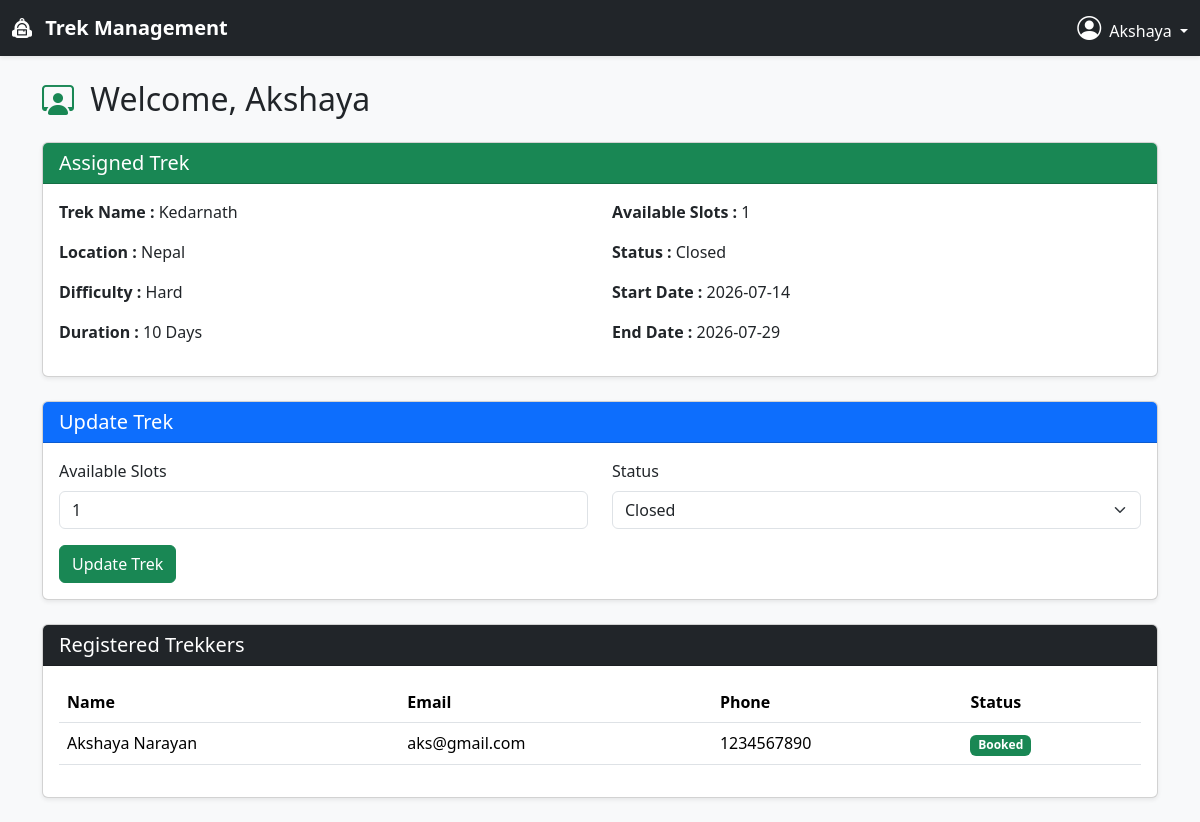
Page /staff/dashboard (signed in) on the committed database.
### app/models.py (models this page shows)
class User(UserMixin,db.Model):
    __tablename__ = "users"
    id = db.Column(db.Integer, primary_key=True)
    first_name = db.Column(db.String(50), nullable=False)
    last_name = db.Column(db.String(50), nullable=False)
    email = db.Column(db.String(120), unique=True, nullable=False)
    password = db.Column(db.String(256), nullable=False)
    phone = db.Column(db.String(10), nullable=False)
    role = db.Column(db.String(10), nullable=False)
    is_approved = db.Column(db.Boolean, default=False)
    is_blacklisted = db.Column(db.Boolean, default=False)
    bookings = db.relationship("Booking", back_populates="user",cascade="all,delete-orphan",lazy=True)

class Trek(db.Model):
    __tablename__ = "treks"
    id = db.Column(db.Integer, primary_key=True)
    trek_name = db.Column(db.String(100), nullable=False)
    location = db.Column(db.String(100), nullable=False)
    difficulty = db.Column(db.String(10), nullable=False)
    duration = db.Column(db.Integer, nullable=False)
    available_slots = db.Column(db.Integer, nullable=False)
    status = db.Column(db.String(15),default="Open", nullable=False)
    start_date = db.Column(db.Date, nullable=False)
    end_date = db.Column(db.Date, nullable=False)
    assigned_staff_id = db.Column(db.Integer, db.ForeignKey("users.id"), unique=True, nullable=True)
    bookings = db.relationship("Booking",back_populates="trek",cascade="all, delete-orphan")
    assigned_staff = db.relationship("User", foreign_keys=[assigned_staff_id])

class Booking(db.Model):
    __tablename__ = "bookings"
    id = db.Column(db.Integer, primary_key=True)
    user_id = db.Column(db.Integer, db.ForeignKey("users.id"), nullable=False)
    trek_id = db.Column(db.Integer, db.ForeignKey("treks.id"), nullable=False)
    booking_date = db.Column(db.DateTime,default=datetime.utcnow, nullable=False)
    status = db.Column(db.String(15), default="Booked",nullable=False)
    __table_args__ = (
        db.UniqueConstraint("user_id", "trek_id", name="unique_booking"),
    )
    user = db.relationship("User", back_populates="bookings")
    trek = db.relationship("Trek",back_populates = "bookings")

### app/routes/staff.py (the view)
@staff_bp.route("/dashboard", methods=["GET", "POST"])
@login_required
def dashboard():
    if current_user.role != "staff":
        flash("Unauthorized Access", "danger")
        return redirect(url_for("home.index"))
    trek = Trek.query.filter_by(assigned_staff_id=current_user.id ).first()
    if not trek:
        return render_template( "staff/dashboard.html",trek=None)
    form = StaffTrekForm(obj=trek)
    if form.validate_on_submit():
        trek.available_slots = form.available_slots.data
        trek.status = form.status.data
        db.session.commit()
        flash("Trek updated successfully!", "success")
        return redirect(url_for("staff.dashboard"))
    return render_template("staff/dashboard.html",trek=trek,form=form)

### app/forms/staff_forms.py
class StaffTrekForm(FlaskForm):
    available_slots = IntegerField("Available Slots",validators=[ DataRequired(),NumberRange(min=0, max=300) ])
    status = SelectField("Status",
                          choices=[
                                   ("Open", "Open"),
                                   ("Closed", "Closed")] )
    submit = SubmitField("Update Trek")

### app/auth_loader.py (called while the page is built)
@login_manager.user_loader
def load_user(user_id):
    return db.session.get(User,int(user_id))

### app/templates/staff/dashboard.html (shortened to what this page needs)
<!doctype html>
<html lang="en">
  <head>
    <link
      href="https://cdn.jsdelivr.net/npm/bootstrap@5.3.7/dist/css/bootstrap.min.css"
      rel="stylesheet"
    />
    <link
      rel="stylesheet"
      href="https://cdn.jsdelivr.net/npm/bootstrap-icons@1.13.1/font/bootstrap-icons.min.css"
    />
  </head>
  <body class="bg-light">
    <nav class="navbar navbar-dark bg-dark shadow-sm">
      <div class="container-fluid">
        <a class="navbar-brand fw-bold" href="{{ url_for('home.index') }}">
          <i class="bi bi-backpack2-fill me-2"></i>
          Trek Management
        </a>
        <div class="dropdown">
          <a
            class="text-white text-decoration-none dropdown-toggle"
            href="#"
            role="button"
            data-bs-toggle="dropdown"
          >
            <i class="bi bi-person-circle fs-4 me-1"></i>
            {{ current_user.first_name }}
          </a>
        </div>
      </div>
    </nav>
    <div class="container py-4">
      <h2 class="mb-4">
        <i class="bi bi-person-workspace text-success me-2"></i>
        Welcome, {{ current_user.first_name }}
      </h2>
      {% if trek %}
      <div class="card shadow-sm mb-4">
        <div class="card-header bg-success text-white">
          <h5 class="mb-0">Assigned Trek</h5>
        </div>
        <div class="card-body">
          <div class="row">
            <div class="col-md-6">
              <p><strong>Trek Name :</strong> {{ trek.trek_name }}</p>
              <p><strong>Location :</strong> {{ trek.location }}</p>
              <p><strong>Difficulty :</strong> {{ trek.difficulty }}</p>
              <p><strong>Duration :</strong> {{ trek.duration }} Days</p>
            </div>
            <div class="col-md-6">
              <p>
                <strong>Available Slots :</strong> {{ trek.available_slots }}
              </p>
              <p><strong>Status :</strong> {{ trek.status }}</p>
              <p><strong>Start Date :</strong> {{ trek.start_date }}</p>
              <p><strong>End Date :</strong> {{ trek.end_date }}</p>
            </div>
          </div>
        </div>
      </div>
      <div class="card shadow-sm mb-4">
        <div class="card-header bg-primary text-white">
          <h5 class="mb-0">Update Trek</h5>
        </div>
        <div class="card-body">
          <form method="POST">
            <div class="row">
              <div class="col-md-6 mb-3">
                {{ form.available_slots.label(class="form-label") }} {{
                form.available_slots(class="form-control") }}
              </div>
              <div class="col-md-6 mb-3">
                {{ form.status.label(class="form-label") }} {{
                form.status(class="form-select") }}
              </div>
            </div>
            {{ form.submit(class="btn btn-success") }}
          </form>
        </div>
      </div>
      <div class="card shadow-sm">
        <div class="card-header bg-dark text-white">
          <h5 class="mb-0">Registered Trekkers</h5>
        </div>
        <div class="card-body">
          {% if trek.bookings %}
          <div class="table-responsive">
            <table class="table table-hover">
              <thead>
                <tr>
                  <th>Name</th>
                  <th>Email</th>
                  <th>Phone</th>
                  <th>Status</th>
                </tr>
              </thead>
              <tbody>
                {% for booking in trek.bookings %}
                <tr>
                  <td>
                    {{ booking.user.first_name }} {{ booking.user.last_name }}
                  </td>
                  <td>{{ booking.user.email }}</td>
                  <td>{{ booking.user.phone }}</td>
                  <td>
                    <span class="badge bg-success"> {{ booking.status }} </span>
                  </td>
                </tr>
                {% endfor %}
              </tbody>
            </table>
          </div>
          {% else %}
          <p class="text-muted">No trekkers have registered yet.</p>
          {% endif %}
        </div>
      </div>
      {% endif %}
    </div>
  </body>
</html>

### rows in the picture
User: first_name "Akshaya"
Trek: trek_name "Kedarnath", location "Nepal", difficulty "Hard", duration "10", available_slots "1", status "Closed", start_date "2026-07-14", end_date "2026-07-29"
Booking: user.first_name "Akshaya", user.last_name "Narayan", user.email "aks@gmail.com", user.phone "1234567890", status "Booked"
